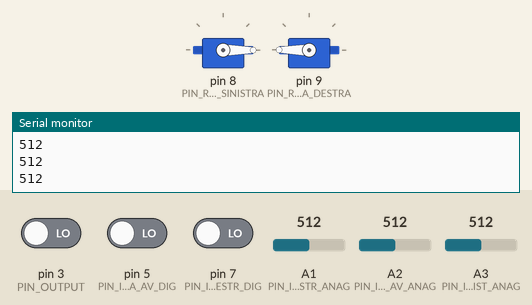
This sketch was run on a simulated Arduino Uno, built with avr-gcc and run on an emulated ATmega328P. On the bench: 2 × servo, the last lines printed to the serial monitor. The test bench sets the inputs (shaded band); at power-on: A1 (PIN_INFRA_DESTR_ANAG) = 512, pin 7 (PIN_INFRA_DESTR_DIG) LOW, A2 (PIN_INFRA_AV_ANAG) = 512, pin 3 (PIN_OUTPUT) LOW, pin 5 (PIN_INFRA_AV_DIG) LOW, A3 (PIN_INFRA_SINIST_ANAG) = 512.

Above: at 1.7 s.
1.8 s: A1 (PIN_INFRA_DESTR_ANAG) set to 316
3.3 s: A1 (PIN_INFRA_DESTR_ANAG) set to 283
At 4.5 s:
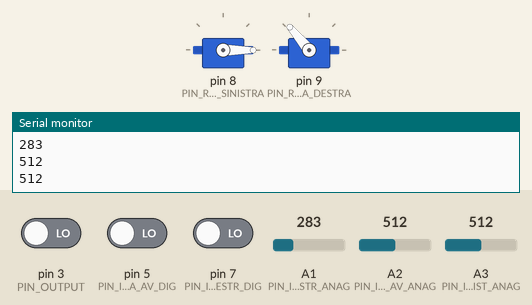
4.8 s: pin 7 (PIN_INFRA_DESTR_DIG) driven HIGH
At 6.0 s:
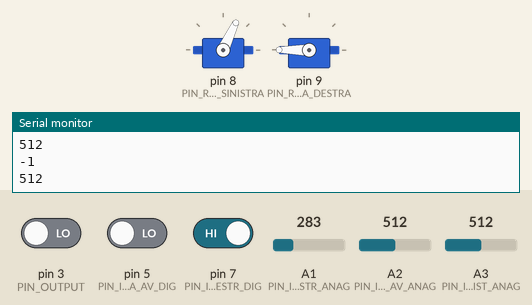
6.3 s: A2 (PIN_INFRA_AV_ANAG) set to 84
At 7.1 s:
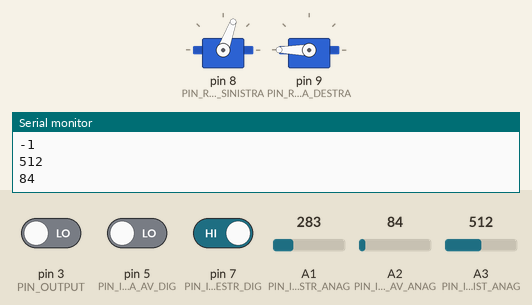
7.8 s: A2 (PIN_INFRA_AV_ANAG) set to 74
At 8.3 s:
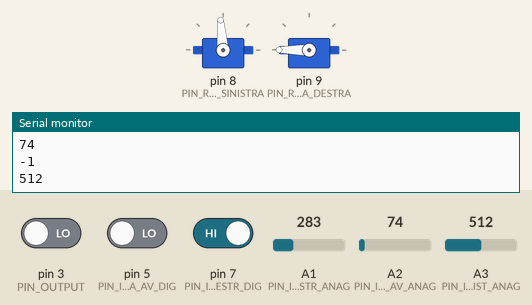
9.3 s: A2 (PIN_INFRA_AV_ANAG) set to 122
At 10.7 s:
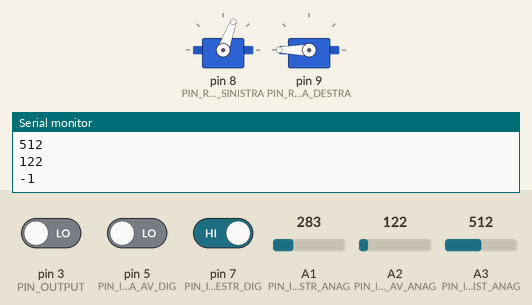
Timing chart, 0 to 11.8 s (numbered marks = the images above; inputs shaded):
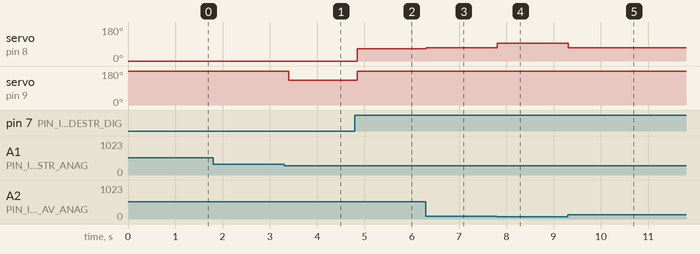

Measured:
- the behaviour switches between 301 and 300 on A1 (PIN_INFRA_DESTR_ANAG) (found by bisection; images 0 and 1)
- the behaviour switches between 80 and 79 on A2 (PIN_INFRA_AV_ANAG) (found by bisection; images 3 and 4)
- after the input at 3.3 s, servo on pin 9 (PIN_RUOTA_DESTRA): 180° → 130° after 0.10 s
- after the input at 4.8 s, servo on pin 8 (PIN_RUOTA_SINISTRA): 0° → 65° after 0.05 s; servo on pin 9 (PIN_RUOTA_DESTRA): 130° → 180° after 0.05 s
- after the input at 6.3 s, servo on pin 8 (PIN_RUOTA_SINISTRA): 65° → 70° at once
- after the input at 7.8 s, servo on pin 8 (PIN_RUOTA_SINISTRA): 70° → 95° at once
- after the input at 9.3 s, servo on pin 8 (PIN_RUOTA_SINISTRA): 95° → 70° at once

The sketch:

FollowLine.ino
```cpp
/*  LIBRERIA PID
   Algoritmo basato sulla correzione dell’errore dato un INPUT al fine di ragiungere il setpoint desiderato controllando l’OUTPUT

   Esempio:
   Se ti riferissi ad un automobile in cui l’INPUT è la velocità ed il setpoint è la velocità a cui desideri andare l’OUTPUT è l’angolo da imporre al pedale dell’accelleratore.

   Costruttore:
   Input: di tipo double, è la variabile contenente la rilavazione eseguita dal sistema
   Output: di tipo double, è la variabile con cui imponi un comando al sistema
   Setpoint: di tipo double, è il punto di arrivo desiderato
   Kp, Ki, Kd: di tipo double >= 0,
        rappresentano le tre costati mediante cui l’algoritmo modifica il proprio comportamento per raggiungere il punto desiderato
   Direction: puoi definirla DIRECT o REVERSE e determina la direzione in cui si sposterà l’output in funzione dell’errore rilevato per raggiungere il setpoint
*/

//Librerie
#include <Servo.h>      //servo motori
#include <PID_v1.h>     //proporzionale integrale derivato

//Parametri Libreria PID
#define PIN_INPUT 0
#define PIN_OUTPUT 3
double Setpoint, Input, Output;
//Specify the links and initial tuning parameters
double Kp = 2, Ki = 5, Kd = 1;
PID myPID(&Input, &Output, &Setpoint, Kp, Ki, Kd, DIRECT);

#pragma region PIN COMPONENTISTICA

//Ruote
#define PIN_RUOTA_SINISTRA  8
#define PIN_RUOTA_DESTRA  9

//Infrarossi
#define PIN_INFRA_DESTR_DIG  7    //staccare ?
#define PIN_INFRA_DESTR_ANAG  A1
#define PIN_INFRA_AV_DIG  5    //staccare ?
#define PIN_INFRA_AV_ANAG  A2
#define PIN_INFRA_SINIST_DIG  3    //staccare ?
#define PIN_INFRA_SINIST_ANAG  A3

#pragma endregion

//Valori Infrarossi Colori
#define NERO 300
#define BIANCO 80

//Direzioni Servo (gradi)
#define SERV_STOP 90
#define SERV_SINIST_AV 0
#define SERV_SINIST_DIETR 180
#define SERV_DEST_AV 180
#define SERV_DEST_DIETR 0

//? (Presunti stati led infrarossi)
int STATO = 0;
int STATO2 = 0;
int STATO3 = 0;

//? (altri presunti valori led infrarossi)
int Valore_Destra = 0;
int Valore_Sinistra = 0;
int Valore_Avanti = 0;

//? (Deve sterzare perchè non più in range) forse
bool In_Range_Destra;
bool In_Range_Avanti;
bool In_Range_Sinistra;

//Bool B&N
bool Bianco_Destra;
bool Bianco_Avanti;
bool Bianco_Sinistra;
bool Nera_Destra;
bool Nero_Avanti;
bool Nero_Sinistra;

//classe componente infrarossi casereccia
class Infrarossi {

  private:
    int Ultima_Lettura;
    int Pin_digitale;
    int Pin_analogico;

  public:
    //Costruttore parametri pin dig e analog
    Infrarossi(int digitale, int analogico) {
      Ultima_Lettura = -1;          //valore di debug
      Pin_digitale = digitale;
      Pin_analogico = analogico;
      pinMode(digitale, INPUT);
      pinMode(analogico, INPUT);
    }

    //Funzione int ritorna ultimo valore
    int Get_Ultima_Lettura() {
      return Ultima_Lettura;
    }

    //Funzione int ritorna ultimo   (staccare bool?)
    int Leggi() {
      if (digitalRead(Pin_digitale)) {
        Ultima_Lettura = -1;
      }
      else if (!(digitalRead(Pin_digitale))) {
        Ultima_Lettura = analogRead(Pin_analogico);
      }
    }

    //Funzione bool ritorna true se il valore del IR è compreso tra min e max(exc)
    bool Valore_Tra(int minimo, int massimo) {
      return (Ultima_Lettura >= minimo && Ultima_Lettura < massimo) ? true : false;
    }

    //Funzione bool ritorna true se il valore è inferiore al colore bianco
    bool IsWhite() {
      return (Ultima_Lettura < BIANCO) ? true : false;
    }

    //Funzione bool ritorna true se il valore è superiore al colore nero
    bool IsBlack() {
      return (Ultima_Lettura > NERO) ? true : false;
    }

};

//I vari servo per i motori
Servo Ruota_Destra;
Servo Ruota_Sinistra;

/* Gli infrarossi ritornano valori tra 0 e 900, 900 è nero, -1 è solo un valore di debug
  per indicare che il sensore non è stato in grado di leggere nulla, se il pin digitale del sensore
  è zero allora il sensore è collegato, altrimenti non è collegato / non è detecato da arduino */
Infrarossi* InfraDestra;
Infrarossi* InfraAvanti;
Infrarossi* InfraSinistra;

void Stop() {
  Ruota_Sinistra.write(SERV_STOP);
  Ruota_Destra.write(SERV_STOP);
}

void Go_Avanti() {
  Ruota_Sinistra.write(SERV_SINIST_AV);
  Ruota_Destra.write(SERV_DEST_AV);
}

void Go_Dietro() {
  Ruota_Sinistra.write(SERV_SINIST_DIETR);
  Ruota_Destra.write(SERV_DEST_DIETR);
}

void Vai_Sinistra(int quanto) {
  int gradazione;
  Ruota_Destra.write(SERV_DEST_AV);
  switch (quanto) {
    case 1:
      gradazione = 60;
      break;
    case 2:
      gradazione = 65;
      break;
    case 3:
      gradazione = 70;
      break;
    case 4:
      gradazione = 80;
      break;
    case 5:
      gradazione = 95;
      break;
  }
  Ruota_Sinistra.write(gradazione);
}


void Vai_Destra(int quanto) {
  int gradazione;
  Ruota_Sinistra.write(SERV_SINIST_AV);
  switch (quanto) {
    case 1:
      gradazione = 130;
      break;
    case 2:
      gradazione = 120;
      break;
    case 3:
      gradazione = 115;
      break;
    case 4:
      gradazione = 105;
      break;
    case 5:
      gradazione = 85;
      break;
  }
  Ruota_Destra.write(gradazione);     //InfraDestra da 90 a 180
}

void FollowTheLine() {

  Valore_Destra = InfraDestra->Leggi();
  Valore_Sinistra = InfraSinistra->Leggi();
  Valore_Avanti = InfraAvanti->Leggi();

  Serial.println(InfraDestra->Leggi());
  Serial.println(InfraSinistra->Leggi());
  Serial.println(InfraAvanti->Leggi());

  In_Range_Destra = InfraDestra->Valore_Tra(BIANCO, NERO);
  In_Range_Avanti = InfraAvanti->Valore_Tra(BIANCO, NERO);
  In_Range_Sinistra = InfraSinistra->Valore_Tra(BIANCO, NERO);

  Bianco_Destra = InfraDestra->IsWhite();
  Bianco_Avanti = InfraAvanti->IsWhite();
  Bianco_Sinistra = InfraSinistra->IsWhite();

  Nera_Destra = InfraDestra->IsBlack();
  Nero_Avanti = InfraAvanti->IsBlack();
  Nero_Sinistra = InfraSinistra->IsBlack();

  if (Nera_Destra == HIGH && Nero_Sinistra == HIGH && Nero_Avanti == HIGH && STATO3 == 0)
  {
    Go_Avanti();
    delay(100);//100
    if (Nero_Avanti || Nero_Sinistra || Nera_Destra)
    {
      goto uscita;
    }
    else
    {
      //    Go_Dietro();
      if (STATO <= 5) STATO = 10;
      else if (STATO > 10) STATO = 5;

      STATO3 = 1;
    }

  }
uscita:
  if (Nera_Destra == LOW || Nero_Sinistra  == LOW || Nero_Avanti == LOW)
  {
    if (STATO3 == 0)
    {
      if (Nero_Avanti == HIGH && In_Range_Sinistra == HIGH && Bianco_Destra == HIGH)
      {
        STATO = 6;
        STATO2 = 0;
      }

      if (Nero_Avanti == HIGH && Nero_Sinistra == HIGH && Bianco_Destra == HIGH)
      {
        STATO = 7;
        STATO2 = 0;
      }

      if (In_Range_Avanti == HIGH && Nero_Sinistra == HIGH && Bianco_Destra == HIGH)
      {
        STATO = 8;
        STATO2 = 0;
      }

      if (Nero_Sinistra == HIGH && Bianco_Avanti == HIGH && Bianco_Destra == HIGH)
      {
        STATO = 9;
        STATO2 = 0;
      }

      if (Bianco_Destra == HIGH && Bianco_Avanti == HIGH && (Nero_Sinistra == HIGH || In_Range_Sinistra == HIGH))
      {
        STATO = 10;
        STATO2 = 2;
      }

      if (Nero_Avanti == HIGH && In_Range_Destra == HIGH && Bianco_Sinistra == HIGH)
      {
        STATO = 1;
      }

      if (Nero_Avanti == HIGH && Nera_Destra == HIGH && Bianco_Sinistra == HIGH)
      {
        STATO = 2;
        STATO2 = 0;
      }

      if (In_Range_Avanti == HIGH && Nera_Destra == HIGH && Bianco_Sinistra == HIGH)
      {
        STATO = 3;
        STATO2 = 0;
      }

      if (Nera_Destra == HIGH && Bianco_Avanti == HIGH && Bianco_Sinistra == HIGH)
      {
        STATO = 4;
        STATO2 = 0;
      }

      if (Bianco_Sinistra == HIGH && Bianco_Avanti == HIGH && (Nera_Destra == HIGH || In_Range_Destra == HIGH))
      {
        STATO = 5;

        STATO2 = 1;
      }

      if (Bianco_Sinistra == HIGH && Bianco_Avanti == HIGH && Bianco_Destra == HIGH)
      {
        if (STATO2 == 0)
        {
          STATO = 10;
        }
        if (STATO2 == 1)
        {
          STATO = 5;
        }

        if (STATO2 == 2)
        {
          STATO = 10;
        }
      }
      else
      {
        if (STATO == 5) {
          if (Nera_Destra == HIGH && Bianco_Sinistra == HIGH) {
            STATO3 = 0;
          }
        }

        else {
          if (Nero_Sinistra == HIGH && Bianco_Destra == HIGH) {
            STATO3 = 0;
          }
        }
      }

    }


    switch (STATO)
    {
      case 0: //VAI LEGGERMENTE A InfraDestra
        Vai_Destra(1);
        delay(100);
        break;
      case 2: //VAI A InfraDestra
        Vai_Destra(2);
        delay(100);
        break;
      case 3: //VAI A InfraDestra +
        Vai_Destra(3);
        break;
      case 4: //VAI A InfraDestra ++
        Vai_Destra(4);
        break;
      case 5: //VAI A InfraDestra +++
        Vai_Destra(5);
        break;
      case 6: //VAI LEGGERMENTE A SINISTRA
        Go_Avanti();
        //delay(100);
        break;
      case 7: //VAI A SINISTRA
        Vai_Sinistra(2);
        //delay(100);
        break;
      case 8: //VAI A SINISTRA+
        Vai_Sinistra(3);
        break;
      case 9: //VAI A SINISTRA++
        Vai_Sinistra(4);
        break;
      case 10: //VAI A SINISTRA ++++
        Vai_Sinistra(5);
        break;
      case 11:

        break;
    }

  }

}

void setup() {
  Ruota_Sinistra.attach(PIN_RUOTA_SINISTRA); //TODO: Controllare i pin dei servo
  Ruota_Destra.attach(PIN_RUOTA_DESTRA); //TODO: Controllare i pin dei servo
  InfraDestra = new Infrarossi(PIN_INFRA_DESTR_DIG, PIN_INFRA_DESTR_ANAG);
  InfraAvanti = new Infrarossi(PIN_INFRA_AV_DIG, PIN_INFRA_AV_ANAG);
  InfraSinistra = new Infrarossi(PIN_INFRA_SINIST_DIG, PIN_INFRA_SINIST_ANAG);
  Go_Avanti();
  Serial.begin(9600);
  delay(500);
}

void loop() {
  FollowTheLine();
  delay(10);
  /*
    Serial.print("Lettura di InfraDestra: ");
    Serial.print(Valore_Destra);
    Serial.print("\t\tLettura in avanti: ");
    Serial.print(Valore_Avanti);
    Serial.print("\t\tLettura di sinistra: ");
    Serial.print(Valore_Sinistra);
    /*Serial.print("\t\tSTATO3: ");
    Serial.print(STATO3);*/
  /*Serial.print("\t\tSTATO: ");
    Serial.println(STATO);*/


}
```
